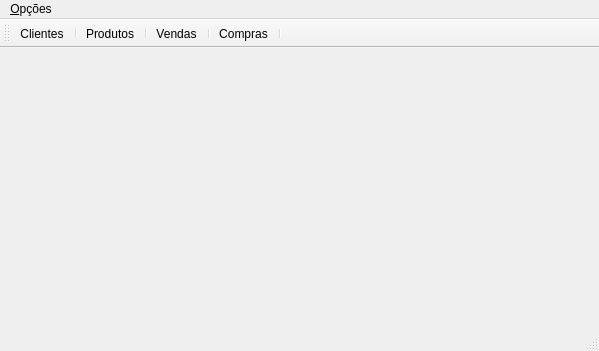
<?xml version="1.0" encoding="UTF-8"?>
<ui version="4.0">
 <class>frmprincipal</class>
 <widget class="QMainWindow" name="frmprincipal">
  <property name="geometry">
   <rect>
    <x>0</x>
    <y>0</y>
    <width>599</width>
    <height>351</height>
   </rect>
  </property>
  <property name="iconSize">
   <size>
    <width>48</width>
    <height>48</height>
   </size>
  </property>
  <property name="toolButtonStyle">
   <enum>Qt::ToolButtonTextUnderIcon</enum>
  </property>
  <widget class="QWidget" name="centralwidget"/>
  <widget class="QMenuBar" name="menubar">
   <property name="geometry">
    <rect>
     <x>0</x>
     <y>0</y>
     <width>599</width>
     <height>25</height>
    </rect>
   </property>
   <widget class="QMenu" name="menu_Op_es">
    <property name="title">
     <string>&amp;Opções</string>
    </property>
   </widget>
   <addaction name="menu_Op_es"/>
  </widget>
  <widget class="QStatusBar" name="statusbar"/>
  <widget class="QToolBar" name="toolBar">
   <property name="windowTitle">
    <string>toolBar</string>
   </property>
   <property name="iconSize">
    <size>
     <width>32</width>
     <height>32</height>
    </size>
   </property>
   <property name="toolButtonStyle">
    <enum>Qt::ToolButtonTextBesideIcon</enum>
   </property>
   <attribute name="toolBarArea">
    <enum>TopToolBarArea</enum>
   </attribute>
   <attribute name="toolBarBreak">
    <bool>false</bool>
   </attribute>
   <addaction name="btnclientes"/>
   <addaction name="separator"/>
   <addaction name="btnprodutos"/>
   <addaction name="separator"/>
   <addaction name="btnvendas"/>
   <addaction name="separator"/>
   <addaction name="btncompras"/>
   <addaction name="separator"/>
  </widget>
  <action name="btnclientes">
   <property name="icon">
    <iconset>
     <normaloff>../../../../usr/local/omega/icons/clientes.png</normaloff>../../../../usr/local/omega/icons/clientes.png</iconset>
   </property>
   <property name="text">
    <string>&amp;Clientes</string>
   </property>
  </action>
  <action name="btnprodutos">
   <property name="icon">
    <iconset>
     <normaloff>../../../../usr/local/omega/icons/omegasis.png</normaloff>../../../../usr/local/omega/icons/omegasis.png</iconset>
   </property>
   <property name="text">
    <string>&amp;Produtos</string>
   </property>
  </action>
  <action name="btnvendas">
   <property name="icon">
    <iconset>
     <normaloff>../../../../opt/kde/share/icons/crystalsvg/48x48/apps/randr.png</normaloff>../../../../opt/kde/share/icons/crystalsvg/48x48/apps/randr.png</iconset>
   </property>
   <property name="text">
    <string>&amp;Vendas</string>
   </property>
  </action>
  <action name="btncompras">
   <property name="icon">
    <iconset>
     <normaloff>../../../../opt/kde/share/icons/crystalsvg/48x48/apps/kpovmodeler.png</normaloff>../../../../opt/kde/share/icons/crystalsvg/48x48/apps/kpovmodeler.png</iconset>
   </property>
   <property name="text">
    <string>Compras</string>
   </property>
  </action>
 </widget>
 <resources/>
 <connections/>
</ui>
